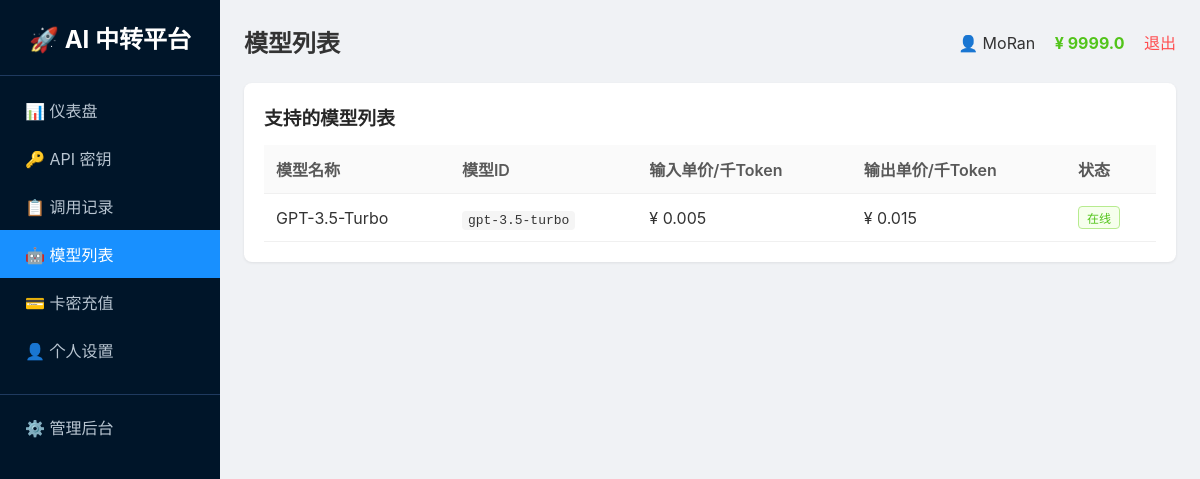
The app's page /models (signed in), older data.
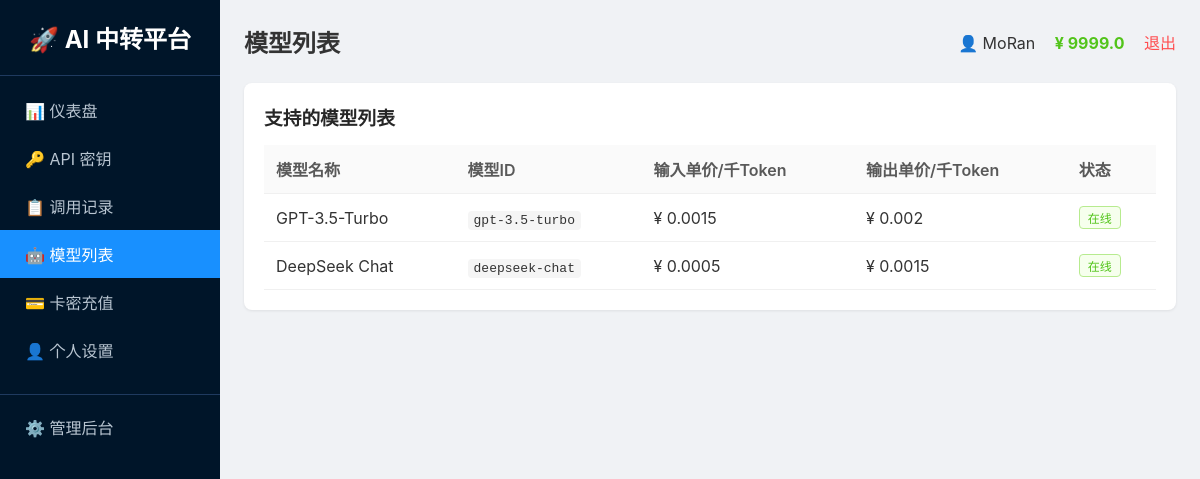
The same page, newer data.
### tables this page shows
CREATE TABLE users
                 (id INTEGER PRIMARY KEY AUTOINCREMENT,
                  username TEXT UNIQUE NOT NULL,
                  password TEXT NOT NULL,
                  balance REAL DEFAULT 0,
                  is_admin INTEGER DEFAULT 0,
                  status INTEGER DEFAULT 1,
                  created_at TEXT);

CREATE TABLE models
                 (id INTEGER PRIMARY KEY AUTOINCREMENT,
                  name TEXT UNIQUE NOT NULL,
                  display_name TEXT,
                  base_url TEXT NOT NULL,
                  api_key TEXT NOT NULL,
                  input_price REAL NOT NULL,
                  output_price REAL NOT NULL,
                  status INTEGER DEFAULT 1,
                  sort INTEGER DEFAULT 0);

### app.py (the view)
@app.route('/models')
@login_required
def models_page():
    user = get_user()
    conn = get_db()
    if USE_POSTGRES:
        models = fetch_all(conn, "SELECT * FROM models WHERE status = 1 ORDER BY sort ASC")
    else:
        models = fetch_all(conn, "SELECT * FROM models WHERE status = 1 ORDER BY sort ASC")
    conn.close()
    return render_template('models.html',
                           page_title='模型列表',
                           user=user,
                           menu_items=MENU_ITEMS,
                           active_menu='models',
                           models=models)

### app.py (called while the page is built)
def get_db():
    if USE_POSTGRES:
        if not PSYCOPG2_AVAILABLE:
            raise RuntimeError("PostgreSQL 数据库需要 psycopg2 库，请安装: pip install psycopg2-binary")
        conn = psycopg2.connect(DATABASE_URL)
        conn.autocommit = False
        return conn
    else:
        import sqlite3
        db_path = os.environ.get('DATABASE_PATH', os.path.join(os.path.dirname(os.path.abspath(__file__)), 'platform.db'))
        conn = sqlite3.connect(db_path)
        conn.row_factory = sqlite3.Row
        return conn

def get_user():
    if 'user_id' not in session:
        return None
    conn = get_db()
    if USE_POSTGRES:
        cursor = conn.cursor(cursor_factory=RealDictCursor)
        cursor.execute("SELECT * FROM users WHERE id = %s", (session['user_id'],))
        user = cursor.fetchone()
        cursor.close()
    else:
        cursor = conn.cursor()
        cursor.execute("SELECT * FROM users WHERE id = ?", (session['user_id'],))
        row = cursor.fetchone()
        cursor.close()
        if row:
            columns = [desc[0] for desc in cursor.description]
            user = dict(zip(columns, row))
        else:
            user = None
    conn.close()
    return user

def login_required(f):
    @wraps(f)
    def decorated_function(*args, **kwargs):
        if 'user_id' not in session:
            return redirect('/login')
        return f(*args, **kwargs)
    return decorated_function

def fetch_all(conn, query, params=None):
    if USE_POSTGRES:
        cursor = conn.cursor(cursor_factory=RealDictCursor)
        cursor.execute(query, params or ())
        results = cursor.fetchall()
        cursor.close()
        return results
    else:
        cursor = conn.cursor()
        cursor.execute(query, params or ())
        rows = cursor.fetchall()
        columns = [desc[0] for desc in cursor.description]
        results = [dict(zip(columns, row)) for row in rows]
        cursor.close()
        return results

### templates/models.html (shortened to what this page needs)
{% extends "base.html" %}
{% block content %}
<div class="card">
    <h3>支持的模型列表</h3>
    <table>
        <tr><th>模型名称</th><th>模型ID</th><th>输入单价/千Token</th><th>输出单价/千Token</th><th>状态</th></tr>
        {% for m in models %}
        <tr>
            <td>{{ m.display_name or m.name }}</td>
            <td><code>{{ m.name }}</code></td>
            <td>¥ {{ m.input_price|round(4) }}</td>
            <td>¥ {{ m.output_price|round(4) }}</td>
            <td><span class="tag tag-green">在线</span></td>
        </tr>
        {% endfor %}
    </table>
</div>
{% endblock %}

### templates/base.html (shortened to what this page needs)
<!DOCTYPE html>
<html>
<head>
</head>
<body>
    <div class="layout">
        <div class="sidebar">
            <h2>🚀 AI 中转平台</h2>
            {% for key, name, url in menu_items %}
                <a href="{{ url }}" class="menu-item {{ 'active' if active_menu == key else '' }}">{{ name }}</a>
            {% endfor %}
            {% if user and user.is_admin %}
                <a href="/admin" class="menu-item" style="margin-top:20px;border-top:1px solid #1f3a5f;padding-top:20px">⚙️ 管理后台</a>
            {% endif %}
        </div>
        <div class="main">
            <div class="header">
                <h2>{{ page_title }}</h2>
                <div>
                    <span>👤 {{ user.username if user else '未登录' }}</span>
                <span style="margin-left:15px;color:#52c41a;font-weight:bold">¥ {{ (user.balance|round(2)) if user else 0 }}</span>
                    <a href="/logout" class="logout">退出</a>
                </div>
            </div>
            {% block content %}{% endblock %}
        </div>
    </div>
</body>
</html>

### templates/base.html (style rules this page uses)
* { margin:0;padding:0;box-sizing:border-box }
body { font-family:-apple-system,BlinkMacSystemFont,'Segoe UI',Roboto,sans-serif;background:#f0f2f5;min-height:100vh;color:#333 }
.layout { display:flex;min-height:100vh }
.sidebar { width:220px;background:#001529;color:white;padding:20px 0;flex-shrink:0 }
.sidebar h2 { text-align:center;padding:0 20px 20px;border-bottom:1px solid #1f3a5f;margin-bottom:10px }
.menu-item { display:block;padding:12px 25px;color:#b8c5d1;text-decoration:none;transition:all 0.2s }
.menu-item:hover,.menu-item.active { background:#1890ff;color:white }
.main { flex:1;padding:24px;overflow-y:auto }
.header { display:flex;justify-content:space-between;align-items:center;margin-bottom:24px }
.card { background:white;border-radius:8px;padding:20px;box-shadow:0 1px 3px rgba(0,0,0,0.08);margin-bottom:20px }
.card h3 { margin-bottom:15px;color:#262626 }
table { width:100%;border-collapse:collapse }
th,td { padding:12px;text-align:left;border-bottom:1px solid #f0f0f0 }
th { background:#fafafa;font-weight:600;color:#595959 }
.tag { display:inline-block;padding:2px 8px;border-radius:4px;font-size:12px }
.tag-green { background:#f6ffed;color:#52c41a;border:1px solid #b7eb8f }
.logout { color:#ff4d4f;text-decoration:none;margin-left:15px }
code { background:#f5f5f5;padding:2px 6px;border-radius:4px;font-family:monospace }

Row changes from the older to the newer data that the page shows:
changed models "GPT-3.5-Turbo": input_price "0.005" → "0.0015"; output_price "0.015" → "0.002"
added models: display_name "DeepSeek Chat", name "deepseek-chat", input_price "0.0005", output_price "0.0015"
